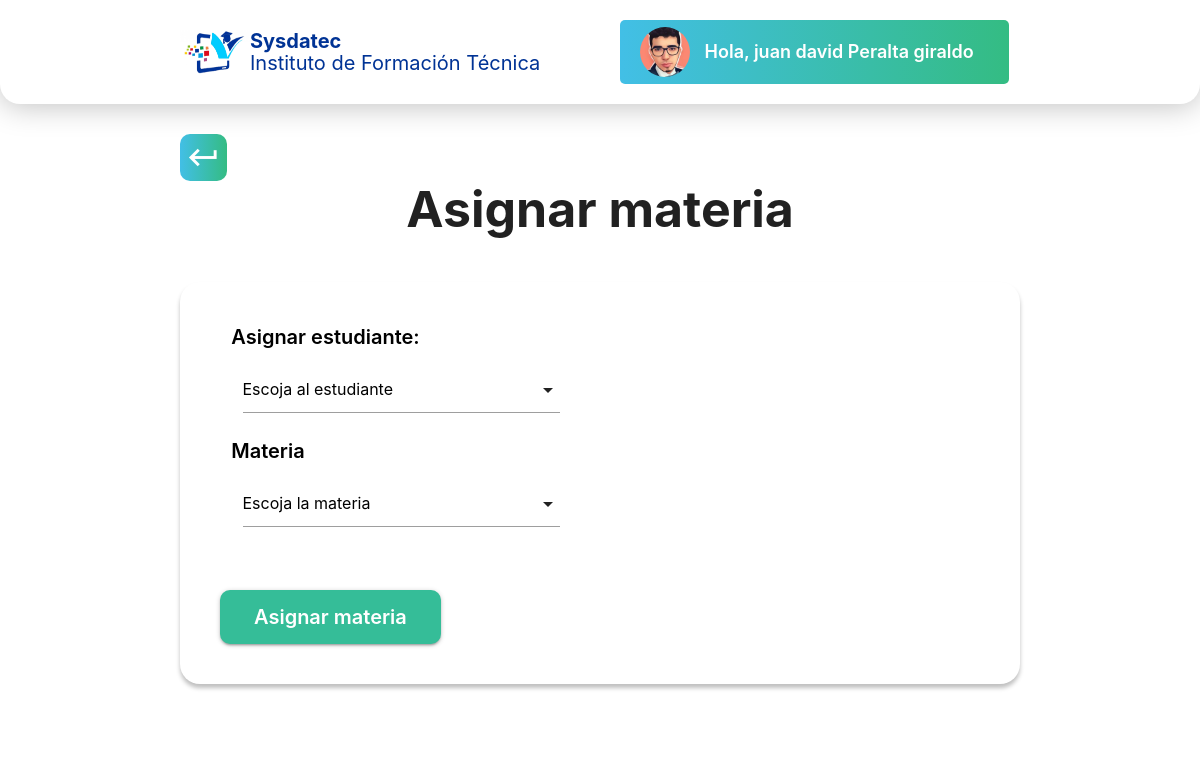
The app's page /Asignarmaterias.php (signed in) with its own data.
### tables this page shows
CREATE TABLE `usuarios` (
  `id` int(5) NOT NULL,
  `direccionf` varchar(100) NOT NULL,
  `foto` varchar(100) NOT NULL,
  `usuario` varchar(10) NOT NULL,
  `clave` int(10) NOT NULL,
  `correo` varchar(30) NOT NULL,
  `telefono` int(30) NOT NULL,
  `nombre` varchar(30) NOT NULL,
  `apellido` varchar(25) NOT NULL,
  `fecha de nacimiento` date NOT NULL,
  `genero` varchar(2) NOT NULL,
  `nivel` int(3) NOT NULL
);

### Asignarmaterias.php (the view, shortened to what this page needs)
<?php
include ('config.php');
$sql = "SELECT * FROM `usuarios` WHERE  id='$_SESSION[Id]' ";
$result = $conn->query($sql);
if ($result->num_rows > 0) {
	$row = $result->fetch_assoc();
}
?>
<!doctype html>
<html>
<head>
<?php
  include ('head.php');
?>
</head>
    <body>
      <?php
        include ('header.php');
	    ?>
      <div class="container registro"><a href="InicioAdmin.php"><i class="material-icons">keyboard_return</i></a></div>
      <div class="container registros">
        <div class="row center">
          <h1 class="fuente1">
            <span class="text-wrapper">
              <span class="letters">Asignar materia</span>
            </span>
          </h1>
        </div>
          <div class="row">
        <form class="col s12 form_registro" method="post" action="" enctype="multipart/form-data">
          <div class="row">
          <div class="col s6 caja">
           <p class="black-text campos">Asignar estudiante:</p>
           <div class="input-field col s12">
             </div>
          </div>
          <div class="col s6 caja">
            <p class="black-text campos">Materia</p>
            <div class="input-field col s12">
             </div>
           </div>
          </div>
            <div class="row registro1">
            <div class="left">
             <a class="waves-effect waves-light btn-large shake-slow btninicio"><input type="submit" value="Asignar materia" name="enviar"></input></a>
            </div>
          </div>
          </div>
        </div>
    </body>
</html>

### header.php
<?php
$nombre_usuario= $row["nombre"] ." ". $row["apellido"];
?>
<nav class="white nav">
  <div class=" container nav-wrapper header">
    <div class="row">
      <div class="col l6 logo_sysdatec">
        <div class="col l2 imagen_sys">
          <img class="responsive-img" src="img/cropped-sysdateclogo-1-1-768x377 1.png">
        </div>
         <div class="col l10 sysdatec">
          <p class="bold">Sysdatec</p>
          <p>Instituto de Formación Técnica</p>
        </div>
      </div>
      <ul id="nav-mobile" class="right hide-on-med-and-down col l6 nombre_usuario">
        <li>
          <img src="Imagenes perfil/<?php echo $row["foto"]?>" class="responsive-img" width="auto">
          <a href="Perfil.php">Hola, <?php echo $nombre_usuario ?></a>
        </li>
      </ul>
    </div>
  </div>
</nav>

### Css/1.css (style rules this page uses)
html { height: 100%; }
.header .row { margin-bottom: 0px; align-items: center; display: flex; }
.logo_sysdatec { display: flex; padding: 0!important; }
.sysdatec { margin: auto 0; padding: 0!important; }
.sysdatec p { margin: 0; line-height: 22px; color: #003395; font-size: 20px; }
.sysdatec .bold { font-weight: bold; }
.nombre_usuario { display: flex; align-content: center; justify-content: end; font-weight: 600; }
.nombre_usuario li { background: linear-gradient(to right, #42BFE6, #34BC83); padding: 7px 20px; border-radius: 5px; line-height: 30px; display: flex; align-items: center; }
.nombre_usuario li img { width: 50px; border-radius: 50%; }
.nombre_usuario li a { font-size: 18px; }
.nav { padding: 20px 0; height: auto; box-shadow: 0px 2px 30px rgba(0, 0, 0, 0.25); border-radius: 0 0 20px 20px; }
.imagen_sys { display: flex; padding: 0!important; }
.btninicio { background-color: #35BD98; border-radius: 10px; text-transform: none; font-size: 20px; margin-top: 20px; }
.btninicio input { color: white; font-weight: 600; }
.campos { font-weight: 600; font-size: 20px; margin: 0; padding: 0!important; }
.fuente1 { font-size: 50px; font-weight: 700; margin-top: 50px; }
.registro { padding-top: 30px; }
.registro i { font-size: 35px; color: #ffffff; background: linear-gradient(to right, #42BFE6, #34BC83); border-radius: 10px; padding: 6px; }
.registros .fuente1 { margin-top: 0px; }
.form_registro { box-shadow: 0px 4px 4px rgba(0, 0, 0, 0.25); border-radius: 20px; padding: 40px!important; margin-bottom: 70px; }
.form_registro .caja { margin-right: 22px; width: 47.666667%!important; }
.form_registro .row { margin-left: 0; margin-right: 0; }
.form_registro .registro1 { margin-bottom: 0; }

### records on screen
usuarios: foto (picture), nombre_usuario "juan david Peralta giraldo"
